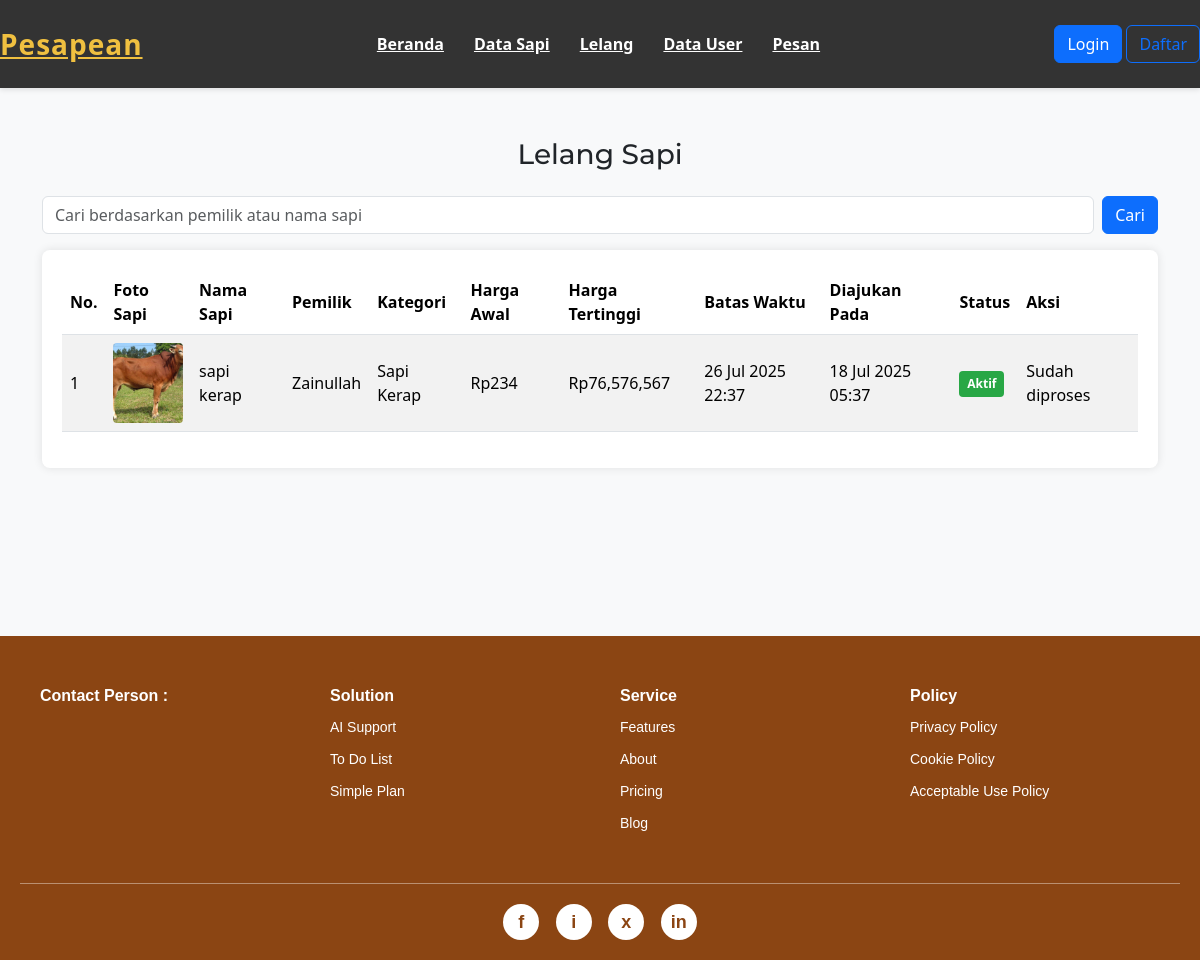
Before: /admin/lelang.php with the older database file.
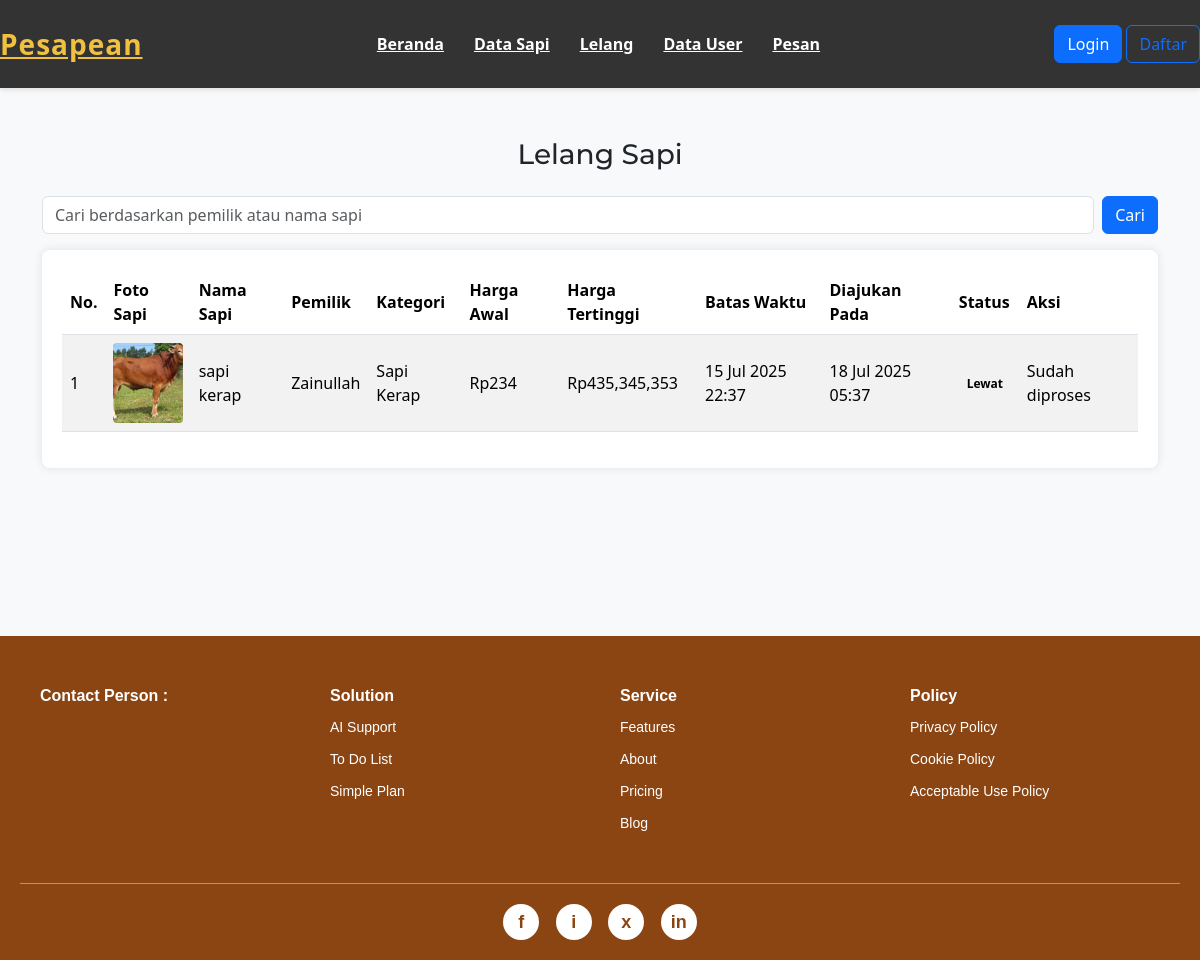
After: the same page with the newer database file.
### tables this page shows
CREATE TABLE `lelang` (
  `id_lelang` int NOT NULL,
  `id_sapi` int DEFAULT NULL,
  `harga_awal` int DEFAULT NULL,
  `harga_tertinggi` int DEFAULT NULL,
  `id_penawaranTertinggi` int DEFAULT NULL,
  `batas_waktu` datetime DEFAULT NULL,
  `status` varchar(50) DEFAULT NULL,
  `approved_by_admin` tinyint(1) DEFAULT '0',
  `approved_at` datetime DEFAULT NULL,
  `id_admin_approver` int DEFAULT NULL,
  `createdAt` datetime DEFAULT NULL,
  `updatedAt` datetime DEFAULT NULL,
  `id_user` int DEFAULT NULL
);

CREATE TABLE `data_sapi` (
  `id_sapi` int NOT NULL,
  `id_macamSapi` int DEFAULT NULL,
  `foto_sapi` varchar(255) DEFAULT NULL,
  `harga_sapi` int DEFAULT NULL,
  `nama_pemilik` varchar(100) DEFAULT NULL,
  `alamat_pemilik` varchar(255) DEFAULT NULL,
  `nomor_pemilik` varchar(20) DEFAULT NULL,
  `email_pemilik` varchar(100) DEFAULT NULL,
  `createdAt` datetime DEFAULT NULL,
  `updatedAt` datetime DEFAULT NULL,
  `latitude` varchar(50) DEFAULT NULL,
  `longitude` varchar(50) DEFAULT NULL,
  `jenis_kelamin` enum('jantan','betina') DEFAULT NULL,
  `id_user_penjual` int DEFAULT NULL
);

CREATE TABLE `macamsapi` (
  `id_macamSapi` int NOT NULL,
  `name` varchar(100) DEFAULT NULL
);

### admin/lelang.php (the view, shortened to what the changed rows need)
<?php
include '../koneksi.php';
$limit = 10;
$page = isset($_GET['page']) ? (int)$_GET['page'] : 1;
$offset = ($page - 1) * $limit;
$search_query_where = "";
$search_param_value = "";
$param_type = "";
$bind_params = [];
$queryLelang = "
    SELECT
        l.id_sapi,
        ds.foto_sapi,
        ds.nama_pemilik,
        ms.name AS kategori,
        l.harga_awal,
        l.harga_tertinggi,
        l.batas_waktu,
        l.status,
        l.createdAt,
        -- Dynamically select nama_sapi based on id_macamSapi
        CASE ms.id_macamSapi
            WHEN 1 THEN sonok.nama_sapi
            WHEN 2 THEN sk.nama_sapi
            WHEN 5 THEN sp.nama_sapi
            WHEN 4 THEN snk.nama_sapi
            -- sapitangghek (id_macamSapi = 3) does not have nama_sapi in your DB schema
            ELSE NULL
        END AS nama_sapi
    FROM lelang l
    INNER JOIN data_sapi ds ON l.id_sapi = ds.id_sapi
    INNER JOIN macamsapi ms ON ds.id_macamSapi = ms.id_macamSapi
    LEFT JOIN sapikerap sk ON ds.id_sapi = sk.id_sapi AND ds.id_macamSapi = 2
    LEFT JOIN sapipotong sp ON ds.id_sapi = sp.id_sapi AND ds.id_macamSapi = 5
    LEFT JOIN sapitangghek st ON ds.id_sapi = st.id_sapi AND ds.id_macamSapi = 3
    LEFT JOIN sapiternak snk ON ds.id_sapi = snk.id_sapi AND ds.id_macamSapi = 4
    LEFT JOIN sapisonok sonok ON ds.id_sapi = sonok.id_sapi AND ds.id_macamSapi = 1
    " . $search_query_where . "
    ORDER BY l.createdAt DESC
    LIMIT ?, ?
";
$stmt_lelang = mysqli_prepare($koneksi, $queryLelang);
if (!empty($search_query_where)) {
    $main_query_bind_params = $bind_params;
    $main_query_bind_params[] = &$offset;
    $main_query_bind_params[] = &$limit;
    $param_type .= "ii";
    $params_for_lelang_bind = array_merge([$stmt_lelang, $param_type], $main_query_bind_params);
    call_user_func_array('mysqli_stmt_bind_param', $params_for_lelang_bind);
} else {
    mysqli_stmt_bind_param($stmt_lelang, "ii", $offset, $limit);
}
mysqli_stmt_execute($stmt_lelang);
$resultLelang = mysqli_stmt_get_result($stmt_lelang);
?>
<!DOCTYPE html>
<html lang="id">
<head>
    <link rel="stylesheet" href="../style.css">
    <link rel="stylesheet" href="https://cdnjs.cloudflare.com/ajax/libs/font-awesome/6.5.0/css/all.min.css" />
    <link href="https://cdn.jsdelivr.net/npm/bootstrap@5.3.3/dist/css/bootstrap.min.css" rel="stylesheet">
</head>
<body>
    <div class="container">
        <div class="table-responsive">
            <table class="table table-hover table-striped">
                <thead>
                    <tr>
                        <th>No.</th>
                        <th>Foto Sapi</th>
                        <th>Nama Sapi</th>
                        <th>Pemilik</th>
                        <th>Kategori</th>
                        <th>Harga Awal</th>
                        <th>Harga Tertinggi</th>
                        <th>Batas Waktu</th>
                        <th>Diajukan Pada</th>
                        <th>Status</th>
                        <th>Aksi</th>
                    </tr>
                </thead>
                <tbody>
                    <?php if (mysqli_num_rows($resultLelang) > 0) : ?>
                        <?php
                        $counter = $offset + 1;
                        while ($lelang = mysqli_fetch_assoc($resultLelang)) :
                        ?>
                            <tr>
                                <td><?= $counter++; ?></td>
                                <td>
                                    <img src="../uploads_sapi/<?= htmlspecialchars($lelang['foto_sapi']); ?>" alt="Sapi" class="img-fluid">
                                </td>
                                <td><?= htmlspecialchars($lelang['nama_sapi'] ?? '-'); ?></td>
                                <td><?= htmlspecialchars($lelang['nama_pemilik']); ?></td>
                                <td><?= htmlspecialchars($lelang['kategori']); ?></td>
                                <td>Rp<?= number_format($lelang['harga_awal']); ?></td>
                                <td>Rp<?= number_format($lelang['harga_tertinggi']); ?></td>
                                <td><?= date('d M Y H:i', strtotime($lelang['batas_waktu'])); ?></td>
                                <td><?= date('d M Y H:i', strtotime($lelang['createdAt'])); ?></td>
                                <td>
                                    <?php
                                    $statusClass = '';
                                    if ($lelang['status'] == 'Pending') {
                                        $statusClass = 'status-pending';
                                    } elseif ($lelang['status'] == 'Aktif') {
                                        $statusClass = 'status-aktif';
                                    } elseif ($lelang['status'] == 'Ditolak') {
                                        $statusClass = 'status-ditolak';
                                    }
                                    ?>
                                    <span class="status-badge <?= $statusClass; ?>">
                                        <?= htmlspecialchars($lelang['status']); ?>
                                    </span>
                                </td>
                                <td>
                                    <?php if ($lelang['status'] == 'Pending') : ?>
                                        <a href="../admin/lelang.php?action=approve&id=<?= htmlspecialchars($lelang['id_sapi']); ?>&search=<?= urlencode($search_param_value); ?>&page=<?= $page; ?>" class="btn btn-approve btn-sm mb-1" onclick="return confirm('Apakah Anda yakin ingin menyetujui lelang ini?');">Setujui</a>
                                        <a href="../admin/lelang.php?action=reject&id=<?= htmlspecialchars($lelang['id_sapi']); ?>&search=<?= urlencode($search_param_value); ?>&page=<?= $page; ?>" class="btn btn-reject btn-sm" onclick="return confirm('Apakah Anda yakin ingin menolak lelang ini?');">Tolak</a>
                                    <?php else : ?>
                                        Sudah diproses
                                    <?php endif; ?>
                                </td>
                            </tr>
                        <?php endwhile; ?>
                    <?php else : ?>
                        <tr>
                            <td colspan="11" class="text-center">Tidak ada data lelang ditemukan.</td>
                        </tr>
                    <?php endif; ?>
                </tbody>
            </table>
        </div>
    </div>
    <br>
    <br>
    <br>
    <br>
    <br>
    <br>
    <br>
</body>
</html>

Changed rows visible on the page:
changed lelang "Zainullah": harga_tertinggi "76,576,567" → "435,345,353"; batas_waktu "26 Jul 2025 22:37" → "15 Jul 2025 22:37"; status "Aktif" → "Lewat"
